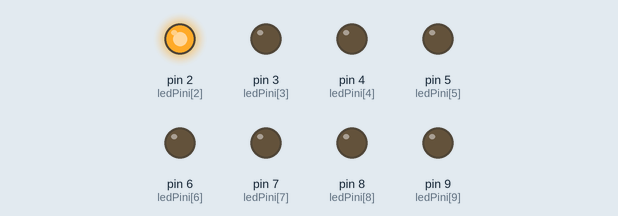
Recording of a sketch running on a simulated Arduino Uno, built with avr-gcc and run on an emulated ATmega328P. Shown: output pins drawn as LEDs (lit = HIGH).

Above: at 0.02 s.
At 0.32 s:
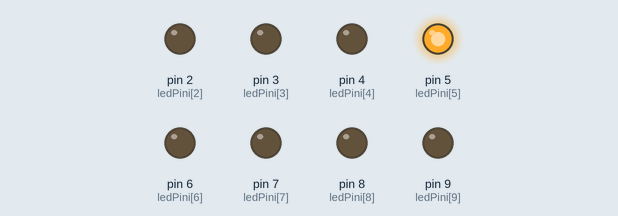
At 0.72 s:
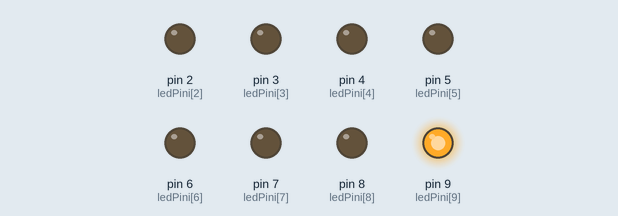
At 1.47 s:
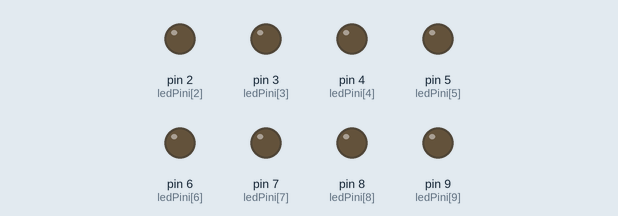
At 2.22 s:
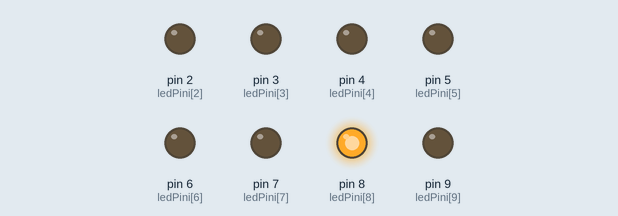
At 2.92 s:
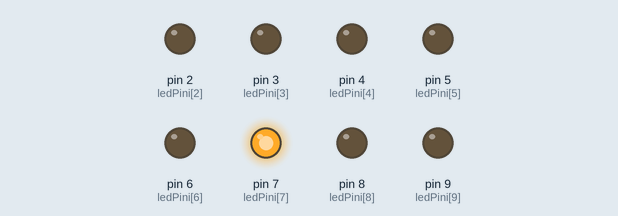
Timing chart, 0 to 3.2 s (numbered marks = the images above):
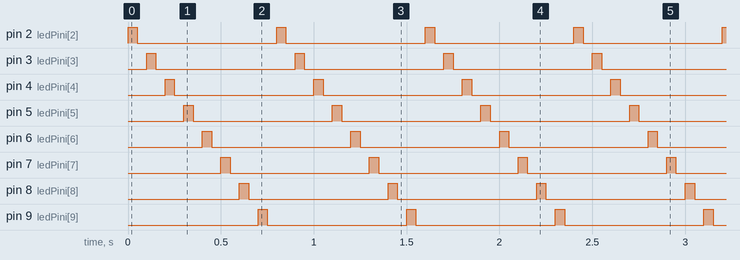

The sketch:

P11.ino
```cpp
//P11--dizi-2,3,4,5,6,7,8,9 pinlerindeki ledleri kaydıran

int ledPini [] = {0,1,2,3,4,5,6,7,8,9}; // dizi tanımlandı
int i=0; // i sayac

void setup (){
      for(i=2; i<=9;i++)
      {
      pinMode(ledPini [i], OUTPUT); // LED pinlerini çıkış olarak tanımladık
      }
}
void loop() {
    for(i=2; i<=9; i++)
    {
      digitalWrite(ledPini[i],HIGH);
      delay(50);
      digitalWrite(ledPini[i],LOW);
      delay(50);
    }
}
```

Measured:
- by itself, pin 2 (ledPini[2]), pin 3 (ledPini[3]), pin 4 (ledPini[4]), pin 5 (ledPini[5]), pin 6 (ledPini[6]), pin 7 (ledPini[7]), pin 8 (ledPini[8]), pin 9 (ledPini[9]): alternates HIGH for 0.05 s and LOW for 0.75 s
- by itself, everything shown: repeats every 0.80 s, in 16 steps
